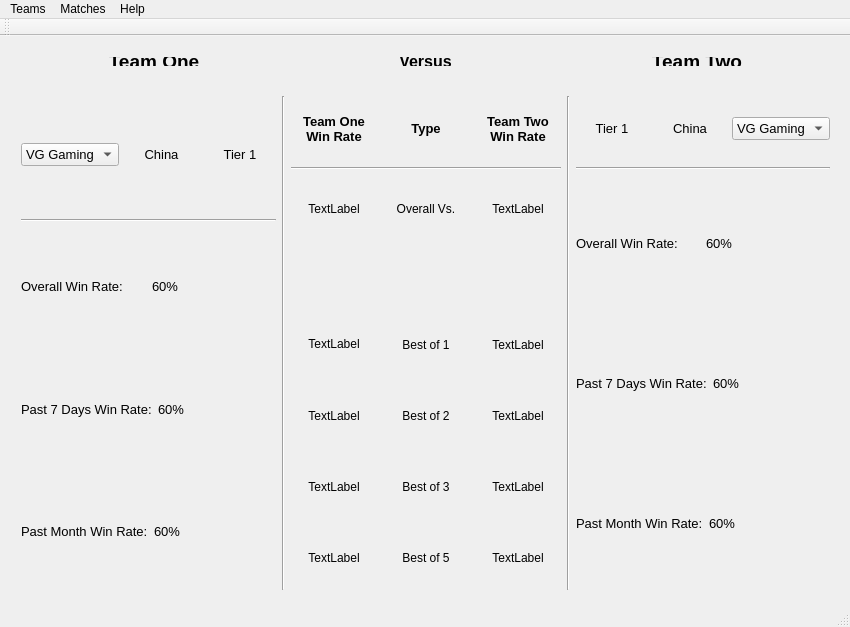
<?xml version="1.0" encoding="UTF-8"?>
<ui version="4.0">
 <class>Bota2</class>
 <widget class="QMainWindow" name="Bota2">
  <property name="geometry">
   <rect>
    <x>0</x>
    <y>0</y>
    <width>850</width>
    <height>627</height>
   </rect>
  </property>
  <property name="windowTitle">
   <string>Bota2</string>
  </property>
  <widget class="QWidget" name="centralWidget">
   <widget class="QWidget" name="horizontalLayoutWidget">
    <property name="geometry">
     <rect>
      <x>10</x>
      <y>10</y>
      <width>831</width>
      <height>31</height>
     </rect>
    </property>
    <layout class="QHBoxLayout" name="horizontalLayout">
     <item>
      <widget class="QLabel" name="teamOneLabel">
       <property name="font">
        <font>
         <pointsize>14</pointsize>
         <weight>75</weight>
         <bold>true</bold>
         <underline>true</underline>
        </font>
       </property>
       <property name="text">
        <string>Team One</string>
       </property>
       <property name="scaledContents">
        <bool>false</bool>
       </property>
       <property name="alignment">
        <set>Qt::AlignCenter</set>
       </property>
      </widget>
     </item>
     <item>
      <widget class="QLabel" name="versusLabel">
       <property name="font">
        <font>
         <pointsize>12</pointsize>
         <weight>75</weight>
         <bold>true</bold>
        </font>
       </property>
       <property name="text">
        <string>Versus</string>
       </property>
       <property name="alignment">
        <set>Qt::AlignCenter</set>
       </property>
      </widget>
     </item>
     <item>
      <widget class="QLabel" name="teamTwoLabel">
       <property name="font">
        <font>
         <pointsize>14</pointsize>
         <weight>75</weight>
         <bold>true</bold>
         <underline>true</underline>
        </font>
       </property>
       <property name="text">
        <string>Team Two</string>
       </property>
       <property name="alignment">
        <set>Qt::AlignCenter</set>
       </property>
      </widget>
     </item>
    </layout>
   </widget>
   <widget class="QWidget" name="horizontalLayoutWidget_2">
    <property name="geometry">
     <rect>
      <x>10</x>
      <y>49</y>
      <width>831</width>
      <height>516</height>
     </rect>
    </property>
    <layout class="QHBoxLayout" name="horizontalLayout_2">
     <property name="spacing">
      <number>6</number>
     </property>
     <item>
      <layout class="QVBoxLayout" name="verticalLayout">
       <item>
        <layout class="QHBoxLayout" name="horizontalLayout_3">
         <item>
          <widget class="QComboBox" name="comboTeamOne">
           <property name="font">
            <font>
             <pointsize>10</pointsize>
            </font>
           </property>
           <property name="currentText">
            <string>VG Gaming</string>
           </property>
           <item>
            <property name="text">
             <string>VG Gaming</string>
            </property>
           </item>
          </widget>
         </item>
         <item>
          <widget class="QLabel" name="lblTeamOneLocation">
           <property name="font">
            <font>
             <pointsize>10</pointsize>
            </font>
           </property>
           <property name="text">
            <string>China</string>
           </property>
           <property name="alignment">
            <set>Qt::AlignCenter</set>
           </property>
          </widget>
         </item>
         <item>
          <widget class="QLabel" name="lblTeamOneTier">
           <property name="minimumSize">
            <size>
             <width>0</width>
             <height>65</height>
            </size>
           </property>
           <property name="font">
            <font>
             <pointsize>10</pointsize>
            </font>
           </property>
           <property name="text">
            <string>Tier 1</string>
           </property>
           <property name="alignment">
            <set>Qt::AlignCenter</set>
           </property>
          </widget>
         </item>
        </layout>
       </item>
       <item>
        <widget class="Line" name="line">
         <property name="orientation">
          <enum>Qt::Horizontal</enum>
         </property>
        </widget>
       </item>
       <item>
        <layout class="QVBoxLayout" name="verticalLayout_9">
         <item>
          <layout class="QHBoxLayout" name="horizontalLayout_5">
           <item>
            <widget class="QLabel" name="OverallWinRateTeamOneLabel">
             <property name="font">
              <font>
               <pointsize>10</pointsize>
              </font>
             </property>
             <property name="text">
              <string>Overall Win Rate:</string>
             </property>
             <property name="alignment">
              <set>Qt::AlignLeading|Qt::AlignLeft|Qt::AlignVCenter</set>
             </property>
            </widget>
           </item>
           <item>
            <widget class="QLabel" name="lblTeamOneOverallWinRate">
             <property name="minimumSize">
              <size>
               <width>0</width>
               <height>65</height>
              </size>
             </property>
             <property name="font">
              <font>
               <pointsize>10</pointsize>
              </font>
             </property>
             <property name="text">
              <string>60%</string>
             </property>
            </widget>
           </item>
          </layout>
         </item>
        </layout>
       </item>
       <item>
        <layout class="QVBoxLayout" name="verticalLayout_8">
         <item>
          <layout class="QHBoxLayout" name="horizontalLayout_6">
           <item>
            <widget class="QLabel" name="Past7DaysTeamOneLabel">
             <property name="font">
              <font>
               <pointsize>10</pointsize>
              </font>
             </property>
             <property name="text">
              <string>Past 7 Days Win Rate:</string>
             </property>
             <property name="alignment">
              <set>Qt::AlignLeading|Qt::AlignLeft|Qt::AlignVCenter</set>
             </property>
            </widget>
           </item>
           <item>
            <widget class="QLabel" name="lblTeamOne7DayWinrate">
             <property name="minimumSize">
              <size>
               <width>0</width>
               <height>65</height>
              </size>
             </property>
             <property name="font">
              <font>
               <pointsize>10</pointsize>
              </font>
             </property>
             <property name="text">
              <string>60%</string>
             </property>
            </widget>
           </item>
          </layout>
         </item>
        </layout>
       </item>
       <item>
        <layout class="QVBoxLayout" name="verticalLayout_7">
         <item>
          <layout class="QHBoxLayout" name="horizontalLayout_7">
           <item>
            <widget class="QLabel" name="PastMonthWinRateTeamOneLabel">
             <property name="font">
              <font>
               <pointsize>10</pointsize>
              </font>
             </property>
             <property name="text">
              <string>Past Month Win Rate:</string>
             </property>
             <property name="alignment">
              <set>Qt::AlignLeading|Qt::AlignLeft|Qt::AlignVCenter</set>
             </property>
            </widget>
           </item>
           <item>
            <widget class="QLabel" name="lblTeamOnePastMonthWinRate">
             <property name="minimumSize">
              <size>
               <width>0</width>
               <height>65</height>
              </size>
             </property>
             <property name="font">
              <font>
               <pointsize>10</pointsize>
              </font>
             </property>
             <property name="text">
              <string>60%</string>
             </property>
            </widget>
           </item>
          </layout>
         </item>
        </layout>
       </item>
      </layout>
     </item>
     <item>
      <widget class="Line" name="line_2">
       <property name="orientation">
        <enum>Qt::Vertical</enum>
       </property>
      </widget>
     </item>
     <item>
      <layout class="QVBoxLayout" name="verticalLayout_2">
       <item>
        <layout class="QHBoxLayout" name="horizontalLayout_4">
         <item>
          <widget class="QLabel" name="TeamOneWinRateLabel">
           <property name="sizePolicy">
            <sizepolicy hsizetype="Preferred" vsizetype="Preferred">
             <horstretch>0</horstretch>
             <verstretch>0</verstretch>
            </sizepolicy>
           </property>
           <property name="minimumSize">
            <size>
             <width>86</width>
             <height>65</height>
            </size>
           </property>
           <property name="font">
            <font>
             <pointsize>10</pointsize>
             <weight>75</weight>
             <bold>true</bold>
            </font>
           </property>
           <property name="text">
            <string>Team One Win Rate</string>
           </property>
           <property name="alignment">
            <set>Qt::AlignCenter</set>
           </property>
           <property name="wordWrap">
            <bool>true</bool>
           </property>
          </widget>
         </item>
         <item>
          <widget class="QLabel" name="TypeLabel">
           <property name="sizePolicy">
            <sizepolicy hsizetype="Preferred" vsizetype="Preferred">
             <horstretch>0</horstretch>
             <verstretch>0</verstretch>
            </sizepolicy>
           </property>
           <property name="minimumSize">
            <size>
             <width>86</width>
             <height>65</height>
            </size>
           </property>
           <property name="font">
            <font>
             <pointsize>10</pointsize>
             <weight>75</weight>
             <bold>true</bold>
            </font>
           </property>
           <property name="text">
            <string>Type</string>
           </property>
           <property name="alignment">
            <set>Qt::AlignCenter</set>
           </property>
          </widget>
         </item>
         <item>
          <widget class="QLabel" name="TeamTwoWinRateLabel">
           <property name="sizePolicy">
            <sizepolicy hsizetype="Preferred" vsizetype="Preferred">
             <horstretch>0</horstretch>
             <verstretch>0</verstretch>
            </sizepolicy>
           </property>
           <property name="minimumSize">
            <size>
             <width>86</width>
             <height>65</height>
            </size>
           </property>
           <property name="font">
            <font>
             <pointsize>10</pointsize>
             <weight>75</weight>
             <bold>true</bold>
            </font>
           </property>
           <property name="text">
            <string>Team Two Win Rate</string>
           </property>
           <property name="alignment">
            <set>Qt::AlignCenter</set>
           </property>
           <property name="wordWrap">
            <bool>true</bool>
           </property>
          </widget>
         </item>
        </layout>
       </item>
       <item>
        <widget class="Line" name="line_4">
         <property name="orientation">
          <enum>Qt::Horizontal</enum>
         </property>
        </widget>
       </item>
       <item>
        <layout class="QHBoxLayout" name="horizontalLayout_17">
         <item>
          <widget class="QLabel" name="lblTeamOneOveral">
           <property name="sizePolicy">
            <sizepolicy hsizetype="Fixed" vsizetype="Fixed">
             <horstretch>0</horstretch>
             <verstretch>0</verstretch>
            </sizepolicy>
           </property>
           <property name="minimumSize">
            <size>
             <width>86</width>
             <height>65</height>
            </size>
           </property>
           <property name="text">
            <string>TextLabel</string>
           </property>
           <property name="alignment">
            <set>Qt::AlignCenter</set>
           </property>
          </widget>
         </item>
         <item>
          <widget class="QLabel" name="OverallVsLabel">
           <property name="sizePolicy">
            <sizepolicy hsizetype="Fixed" vsizetype="Fixed">
             <horstretch>0</horstretch>
             <verstretch>0</verstretch>
            </sizepolicy>
           </property>
           <property name="minimumSize">
            <size>
             <width>86</width>
             <height>65</height>
            </size>
           </property>
           <property name="text">
            <string>Overall Vs.</string>
           </property>
           <property name="alignment">
            <set>Qt::AlignCenter</set>
           </property>
          </widget>
         </item>
         <item>
          <widget class="QLabel" name="lblTeamTwoOverall">
           <property name="sizePolicy">
            <sizepolicy hsizetype="Fixed" vsizetype="Fixed">
             <horstretch>0</horstretch>
             <verstretch>0</verstretch>
            </sizepolicy>
           </property>
           <property name="minimumSize">
            <size>
             <width>86</width>
             <height>65</height>
            </size>
           </property>
           <property name="text">
            <string>TextLabel</string>
           </property>
           <property name="alignment">
            <set>Qt::AlignCenter</set>
           </property>
          </widget>
         </item>
        </layout>
       </item>
       <item>
        <spacer name="verticalSpacer">
         <property name="orientation">
          <enum>Qt::Vertical</enum>
         </property>
         <property name="sizeType">
          <enum>QSizePolicy::Fixed</enum>
         </property>
         <property name="sizeHint" stdset="0">
          <size>
           <width>20</width>
           <height>65</height>
          </size>
         </property>
        </spacer>
       </item>
       <item>
        <layout class="QHBoxLayout" name="horizontalLayout_12">
         <item>
          <widget class="QLabel" name="lblTeamOneBO1">
           <property name="sizePolicy">
            <sizepolicy hsizetype="Fixed" vsizetype="Fixed">
             <horstretch>0</horstretch>
             <verstretch>0</verstretch>
            </sizepolicy>
           </property>
           <property name="minimumSize">
            <size>
             <width>86</width>
             <height>30</height>
            </size>
           </property>
           <property name="text">
            <string>TextLabel</string>
           </property>
           <property name="alignment">
            <set>Qt::AlignCenter</set>
           </property>
          </widget>
         </item>
         <item>
          <widget class="QLabel" name="BO1Label">
           <property name="sizePolicy">
            <sizepolicy hsizetype="Fixed" vsizetype="Fixed">
             <horstretch>0</horstretch>
             <verstretch>0</verstretch>
            </sizepolicy>
           </property>
           <property name="minimumSize">
            <size>
             <width>86</width>
             <height>65</height>
            </size>
           </property>
           <property name="text">
            <string>Best of 1</string>
           </property>
           <property name="alignment">
            <set>Qt::AlignCenter</set>
           </property>
          </widget>
         </item>
         <item>
          <widget class="QLabel" name="lblTeamTwoBO1">
           <property name="sizePolicy">
            <sizepolicy hsizetype="Fixed" vsizetype="Fixed">
             <horstretch>0</horstretch>
             <verstretch>0</verstretch>
            </sizepolicy>
           </property>
           <property name="minimumSize">
            <size>
             <width>86</width>
             <height>65</height>
            </size>
           </property>
           <property name="text">
            <string>TextLabel</string>
           </property>
           <property name="alignment">
            <set>Qt::AlignCenter</set>
           </property>
          </widget>
         </item>
        </layout>
       </item>
       <item>
        <layout class="QHBoxLayout" name="horizontalLayout_13">
         <item>
          <widget class="QLabel" name="lblTeamOneBO2">
           <property name="sizePolicy">
            <sizepolicy hsizetype="Fixed" vsizetype="Fixed">
             <horstretch>0</horstretch>
             <verstretch>0</verstretch>
            </sizepolicy>
           </property>
           <property name="minimumSize">
            <size>
             <width>86</width>
             <height>65</height>
            </size>
           </property>
           <property name="text">
            <string>TextLabel</string>
           </property>
           <property name="alignment">
            <set>Qt::AlignCenter</set>
           </property>
          </widget>
         </item>
         <item>
          <widget class="QLabel" name="BO2Label">
           <property name="sizePolicy">
            <sizepolicy hsizetype="Fixed" vsizetype="Fixed">
             <horstretch>0</horstretch>
             <verstretch>0</verstretch>
            </sizepolicy>
           </property>
           <property name="minimumSize">
            <size>
             <width>86</width>
             <height>65</height>
            </size>
           </property>
           <property name="text">
            <string>Best of 2</string>
           </property>
           <property name="alignment">
            <set>Qt::AlignCenter</set>
           </property>
          </widget>
         </item>
         <item>
          <widget class="QLabel" name="lblTeamTwoBO2">
           <property name="sizePolicy">
            <sizepolicy hsizetype="Fixed" vsizetype="Fixed">
             <horstretch>0</horstretch>
             <verstretch>0</verstretch>
            </sizepolicy>
           </property>
           <property name="minimumSize">
            <size>
             <width>86</width>
             <height>65</height>
            </size>
           </property>
           <property name="text">
            <string>TextLabel</string>
           </property>
           <property name="alignment">
            <set>Qt::AlignCenter</set>
           </property>
          </widget>
         </item>
        </layout>
       </item>
       <item>
        <layout class="QHBoxLayout" name="horizontalLayout_14">
         <item>
          <widget class="QLabel" name="lblTeamOneBO3">
           <property name="sizePolicy">
            <sizepolicy hsizetype="Fixed" vsizetype="Fixed">
             <horstretch>0</horstretch>
             <verstretch>0</verstretch>
            </sizepolicy>
           </property>
           <property name="minimumSize">
            <size>
             <width>86</width>
             <height>65</height>
            </size>
           </property>
           <property name="text">
            <string>TextLabel</string>
           </property>
           <property name="alignment">
            <set>Qt::AlignCenter</set>
           </property>
          </widget>
         </item>
         <item>
          <widget class="QLabel" name="BO3Label">
           <property name="sizePolicy">
            <sizepolicy hsizetype="Fixed" vsizetype="Fixed">
             <horstretch>0</horstretch>
             <verstretch>0</verstretch>
            </sizepolicy>
           </property>
           <property name="minimumSize">
            <size>
             <width>86</width>
             <height>65</height>
            </size>
           </property>
           <property name="text">
            <string>Best of 3</string>
           </property>
           <property name="alignment">
            <set>Qt::AlignCenter</set>
           </property>
          </widget>
         </item>
         <item>
          <widget class="QLabel" name="lblTeamOneBO3_2">
           <property name="sizePolicy">
            <sizepolicy hsizetype="Fixed" vsizetype="Fixed">
             <horstretch>0</horstretch>
             <verstretch>0</verstretch>
            </sizepolicy>
           </property>
           <property name="minimumSize">
            <size>
             <width>86</width>
             <height>65</height>
            </size>
           </property>
           <property name="text">
            <string>TextLabel</string>
           </property>
           <property name="alignment">
            <set>Qt::AlignCenter</set>
           </property>
          </widget>
         </item>
        </layout>
       </item>
       <item>
        <layout class="QHBoxLayout" name="horizontalLayout_15">
         <item>
          <widget class="QLabel" name="lblTeamOneBO5">
           <property name="sizePolicy">
            <sizepolicy hsizetype="Fixed" vsizetype="Fixed">
             <horstretch>0</horstretch>
             <verstretch>0</verstretch>
            </sizepolicy>
           </property>
           <property name="minimumSize">
            <size>
             <width>86</width>
             <height>65</height>
            </size>
           </property>
           <property name="text">
            <string>TextLabel</string>
           </property>
           <property name="alignment">
            <set>Qt::AlignCenter</set>
           </property>
          </widget>
         </item>
         <item>
          <widget class="QLabel" name="BO5Label">
           <property name="sizePolicy">
            <sizepolicy hsizetype="Fixed" vsizetype="Fixed">
             <horstretch>0</horstretch>
             <verstretch>0</verstretch>
            </sizepolicy>
           </property>
           <property name="minimumSize">
            <size>
             <width>86</width>
             <height>65</height>
            </size>
           </property>
           <property name="text">
            <string>Best of 5</string>
           </property>
           <property name="alignment">
            <set>Qt::AlignCenter</set>
           </property>
          </widget>
         </item>
         <item>
          <widget class="QLabel" name="lblTeamTwoBO5">
           <property name="sizePolicy">
            <sizepolicy hsizetype="Fixed" vsizetype="Fixed">
             <horstretch>0</horstretch>
             <verstretch>0</verstretch>
            </sizepolicy>
           </property>
           <property name="minimumSize">
            <size>
             <width>86</width>
             <height>65</height>
            </size>
           </property>
           <property name="text">
            <string>TextLabel</string>
           </property>
           <property name="alignment">
            <set>Qt::AlignCenter</set>
           </property>
          </widget>
         </item>
        </layout>
       </item>
      </layout>
     </item>
     <item>
      <widget class="Line" name="line_3">
       <property name="orientation">
        <enum>Qt::Vertical</enum>
       </property>
      </widget>
     </item>
     <item>
      <layout class="QVBoxLayout" name="verticalLayout_3">
       <item>
        <layout class="QHBoxLayout" name="horizontalLayout_21">
         <item>
          <widget class="QLabel" name="lblTeamTwoTier">
           <property name="minimumSize">
            <size>
             <width>0</width>
             <height>65</height>
            </size>
           </property>
           <property name="font">
            <font>
             <pointsize>10</pointsize>
            </font>
           </property>
           <property name="text">
            <string>Tier 1</string>
           </property>
           <property name="alignment">
            <set>Qt::AlignCenter</set>
           </property>
          </widget>
         </item>
         <item>
          <widget class="QLabel" name="lblTeamTwoLocation">
           <property name="font">
            <font>
             <pointsize>10</pointsize>
            </font>
           </property>
           <property name="text">
            <string>China</string>
           </property>
           <property name="alignment">
            <set>Qt::AlignCenter</set>
           </property>
          </widget>
         </item>
         <item>
          <widget class="QComboBox" name="comboTeamTwo">
           <property name="font">
            <font>
             <pointsize>10</pointsize>
            </font>
           </property>
           <property name="currentText">
            <string>VG Gaming</string>
           </property>
           <item>
            <property name="text">
             <string>VG Gaming</string>
            </property>
           </item>
          </widget>
         </item>
        </layout>
       </item>
       <item>
        <widget class="Line" name="line_5">
         <property name="orientation">
          <enum>Qt::Horizontal</enum>
         </property>
        </widget>
       </item>
       <item>
        <layout class="QVBoxLayout" name="verticalLayout_17">
         <item>
          <layout class="QHBoxLayout" name="horizontalLayout_20">
           <item>
            <widget class="QLabel" name="OverallWinRateTeamTwoLabel">
             <property name="font">
              <font>
               <pointsize>10</pointsize>
              </font>
             </property>
             <property name="text">
              <string>Overall Win Rate:</string>
             </property>
             <property name="alignment">
              <set>Qt::AlignLeading|Qt::AlignLeft|Qt::AlignVCenter</set>
             </property>
            </widget>
           </item>
           <item>
            <widget class="QLabel" name="lblTeamTwoOverallWinRate">
             <property name="minimumSize">
              <size>
               <width>0</width>
               <height>65</height>
              </size>
             </property>
             <property name="font">
              <font>
               <pointsize>10</pointsize>
              </font>
             </property>
             <property name="text">
              <string>60%</string>
             </property>
            </widget>
           </item>
          </layout>
         </item>
        </layout>
       </item>
       <item>
        <layout class="QVBoxLayout" name="verticalLayout_10">
         <item>
          <layout class="QHBoxLayout" name="horizontalLayout_19">
           <item>
            <widget class="QLabel" name="Past7DaysTeamTwoLabel">
             <property name="font">
              <font>
               <pointsize>10</pointsize>
              </font>
             </property>
             <property name="text">
              <string>Past 7 Days Win Rate:</string>
             </property>
             <property name="alignment">
              <set>Qt::AlignLeading|Qt::AlignLeft|Qt::AlignVCenter</set>
             </property>
            </widget>
           </item>
           <item>
            <widget class="QLabel" name="lblTeamTwo7DayWinrate">
             <property name="minimumSize">
              <size>
               <width>0</width>
               <height>65</height>
              </size>
             </property>
             <property name="font">
              <font>
               <pointsize>10</pointsize>
              </font>
             </property>
             <property name="text">
              <string>60%</string>
             </property>
            </widget>
           </item>
          </layout>
         </item>
        </layout>
       </item>
       <item>
        <layout class="QVBoxLayout" name="verticalLayout_35">
         <item>
          <layout class="QHBoxLayout" name="horizontalLayout_22">
           <item>
            <widget class="QLabel" name="PastMonthWinRateTeamTwoLabel">
             <property name="font">
              <font>
               <pointsize>10</pointsize>
              </font>
             </property>
             <property name="text">
              <string>Past Month Win Rate:</string>
             </property>
             <property name="alignment">
              <set>Qt::AlignLeading|Qt::AlignLeft|Qt::AlignVCenter</set>
             </property>
            </widget>
           </item>
           <item>
            <widget class="QLabel" name="lblTeamTwoPastMonthWinRate">
             <property name="minimumSize">
              <size>
               <width>0</width>
               <height>65</height>
              </size>
             </property>
             <property name="font">
              <font>
               <pointsize>10</pointsize>
              </font>
             </property>
             <property name="text">
              <string>60%</string>
             </property>
            </widget>
           </item>
          </layout>
         </item>
        </layout>
       </item>
      </layout>
     </item>
    </layout>
   </widget>
  </widget>
  <widget class="QMenuBar" name="menuBar">
   <property name="geometry">
    <rect>
     <x>0</x>
     <y>0</y>
     <width>850</width>
     <height>21</height>
    </rect>
   </property>
   <widget class="QMenu" name="menuTeams">
    <property name="title">
     <string>Teams</string>
    </property>
   </widget>
   <widget class="QMenu" name="menuMatches">
    <property name="title">
     <string>Matches</string>
    </property>
   </widget>
   <widget class="QMenu" name="menuHelp">
    <property name="title">
     <string>Help</string>
    </property>
   </widget>
   <addaction name="menuTeams"/>
   <addaction name="menuMatches"/>
   <addaction name="menuHelp"/>
  </widget>
  <widget class="QToolBar" name="mainToolBar">
   <attribute name="toolBarArea">
    <enum>TopToolBarArea</enum>
   </attribute>
   <attribute name="toolBarBreak">
    <bool>false</bool>
   </attribute>
  </widget>
  <widget class="QStatusBar" name="statusBar"/>
 </widget>
 <layoutdefault spacing="6" margin="11"/>
 <resources/>
 <connections/>
</ui>
